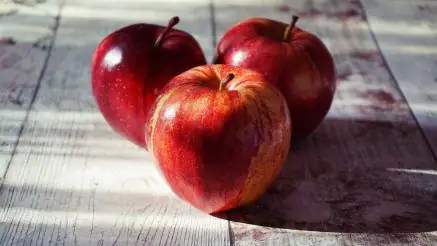
#> input picture imgs/apple.jpeg, 437 x 246 px
$ python -i grabcut.py   (imports and definitions only)
#> lines starting #> are read from the running program, lines starting #| are printed output that depends on the picture
import numpy as np
import math
import cv2 as cv
import igraph as ig
from gmm import *
import warnings
# [1 line not run here, left out]

COLORS = {
    'BLACK' : [0,0,0],
    'RED'   : [0, 0, 255],
    'GREEN' : [0, 255, 0],
    'BLUE'  : [255, 0, 0],
    'WHITE' : [255,255,255]
    }

gmm_components = 5
gamma = 30
neighbours = 8
color_space = 'RGB'
n_iters = 10

DRAW_PR_BG = {'color' : COLORS['BLACK'], 'val' : 2}
DRAW_PR_FG = {'color' : COLORS['WHITE'], 'val' : 3}
DRAW_BG = {'color' : COLORS['BLACK'], 'val' : 0}
DRAW_FG = {'color' : COLORS['WHITE'], 'val' : 1}

def load_image(filename, color_space='RGB', scale=0.5):
#> called with filename = 'imgs/apple.jpeg', color_space = 'RGB', scale = 0.5
    im = cv.imread(filename)
#> im is the input picture: shape (246, 437, 3); mean B, G, R 107.6, 107.9, 139.3
    if color_space == "RGB":
        pass
#         im = cv.cvtColor(im, cv.COLOR_BGR2RGB)
    elif color_space == "HSV":
        im = cv.cvtColor(im, cv.COLOR_BGR2HSV)
    elif color_space == "LAB":
        im = cv.cvtColor(im, cv.COLOR_BGR2LAB)
    if not scale == 1.0:
        im = cv.resize(im, (int(im.shape[1]*scale), int(im.shape[0]*scale)))
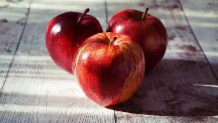
#> im: shape (123, 218, 3); mean B, G, R 107.5, 107.9, 139.2
    return im


# [162 lines left out: functions construct_gc_graph, estimate_segmentation, classify_pixels, compute_smoothness, initialize_gmm, GrabCut, not called in this run]

>>> result = load_image('imgs/apple.jpeg')

$ run again, on imgs/bird.jpeg
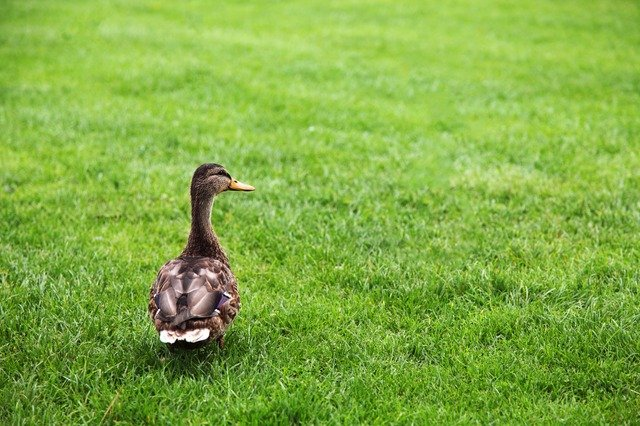
#> input picture imgs/bird.jpeg, 640 x 426 px
#> in load_image, im is the input picture: shape (426, 640, 3); mean B, G, R 67.7, 172.2, 130.4
#> in load_image, `im = cv.resize(im, (int(im.shape[1]*scale), int(im.shape[0]*scale)))`:
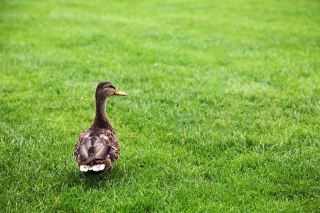
#> im: shape (213, 320, 3); mean B, G, R 67.9, 172.3, 130.5
